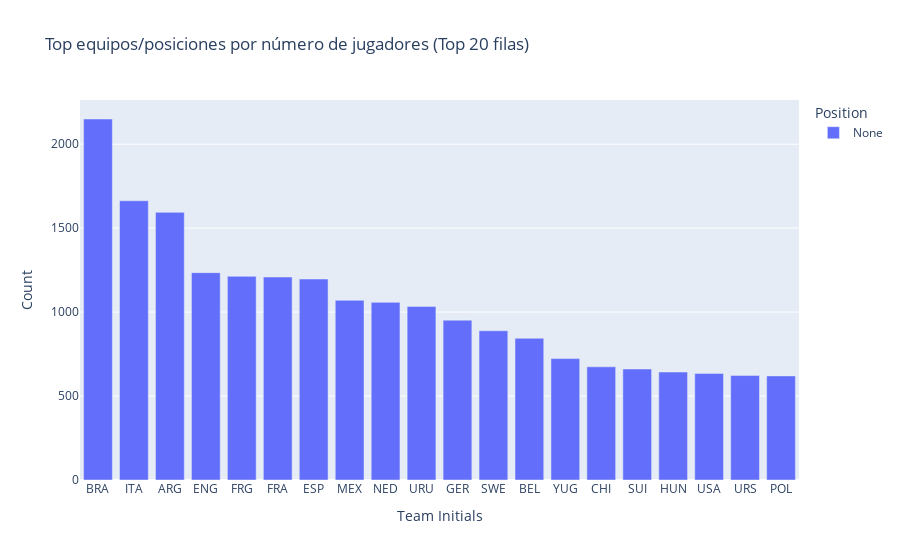

The notebook cell this image was saved under:
### Markdown cell above
### 6) Generando gráficos

**Tareas:**  
- Gráfico de barras: **jugadores por equipo y posición** (elige Top N).  
- (Opcional) Gráfico de pastel o barras apiladas por `Position`.

### Code cell
# TODO: tu código aquí
top = players_by_team_pos.to_pandas().head(20)
fig = px.bar(top, x="Team Initials", y="Count", color="Position",
             title="Top equipos/posiciones por número de jugadores (Top 20 filas)")
fig.show()

### Figure 1 — Plotly figure (JSON) as saved in the notebook; plotly's stock layout.template omitted (floating-point values rounded to 4 significant figures)
{"data": [{"hovertemplate": "Position=None<br>Team Initials=%{x}<br>Count=%{y}<extra></extra>", "legendgroup": "None", "marker": {"color": "#636efa", "pattern": {"shape": ""}}, "name": "None", "orientation": "v", "showlegend": true, "textposition": "auto", "type": "bar", "x": ["BRA", "ITA", "ARG", "ENG", "FRG", "FRA", "ESP", "MEX", "NED", "URU", "GER", "SWE", "BEL", "YUG", "CHI", "SUI", "HUN", "USA", "URS", "POL"], "xaxis": "x", "y": [2150, 1663, 1594, 1235, 1213, 1209, 1197, 1070, 1058, 1033, 952, 889, 844, 723, 674, 661, 643, 635, 622, 620], "yaxis": "y"}], "layout": {"barmode": "relative", "legend": {"title": {"text": "Position"}, "tracegroupgap": 0}, "title": {"text": "Top equipos/posiciones por número de jugadores (Top 20 filas)"}, "xaxis": {"anchor": "y", "domain": [0, 1], "title": {"text": "Team Initials"}}, "yaxis": {"anchor": "x", "domain": [0, 1], "title": {"text": "Count"}}}}
